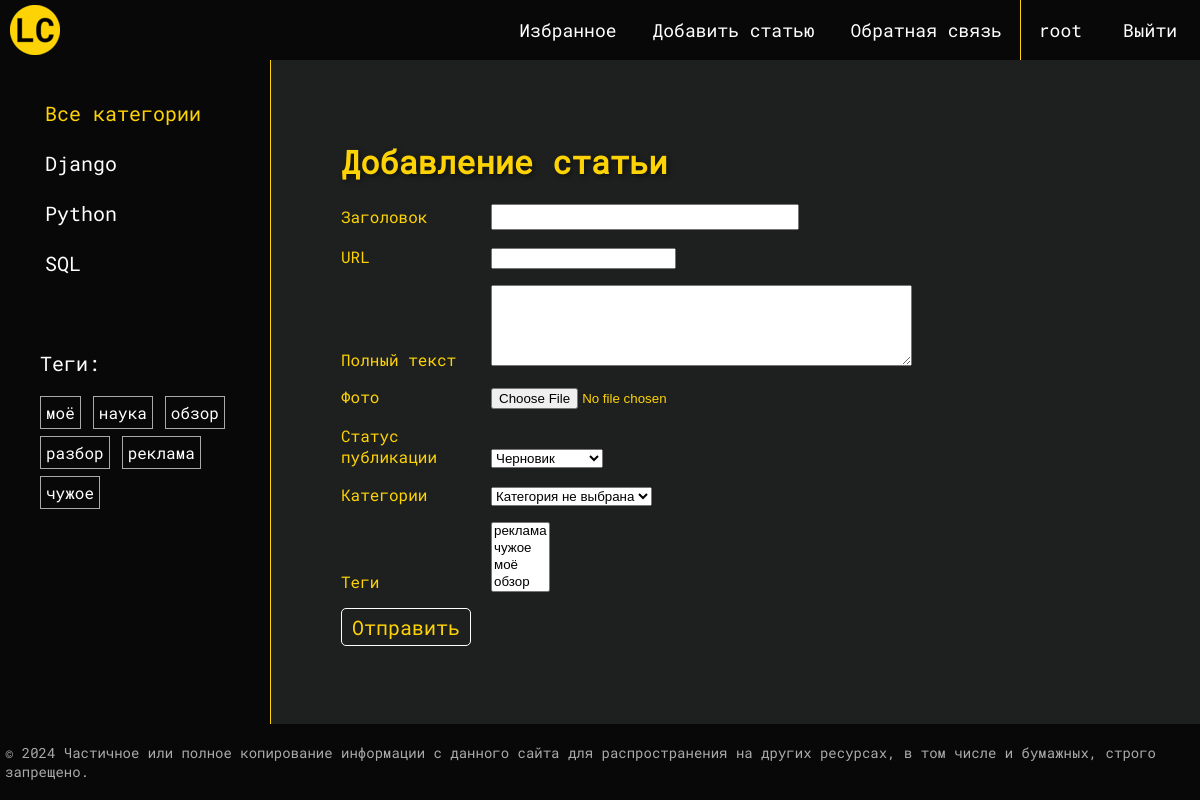
The page /addpost/ (signed in) on the database its author committed.
### users/models.py (models this page shows)
class User(AbstractUser):
    photo = models.ImageField(upload_to="users/%Y/%m/%d/",
                              blank=True,
                              null=True,
                              verbose_name="Фото пользователя")
    date_birth = models.DateTimeField(blank=True,
                                      null=True,
                                      verbose_name="Дата рождения")

### articles/models.py (models this page shows)
class Category(models.Model):
    name = models.CharField(max_length=150,
                            db_index=True,
                            verbose_name="Наименование категории")
    slug = models.SlugField(max_length=255,
                            unique=True,
                            db_index=True)
    class Meta:
        verbose_name = "Категория"
        verbose_name_plural = "Категории"
    def __str__(self):
        return self.name
    def get_absolute_url(self):
        return reverse('category', kwargs={'cat_slug': self.slug})

class Tag(models.Model):
    tag = models.CharField(max_length=100,
                           db_index=True)
    slug = models.SlugField(max_length=255,
                            db_index=True)
    def __str__(self):
        return self.tag
    def get_absolute_url(self):
        return reverse('tag', kwargs={'tag_slug': self.slug})

### articles/views.py (the view, shortened to what this page needs)
# urls.py: path('addpost/', views.AddPost.as_view(), name='add_post'),
class AddPost(PermissionRequiredMixin, LoginRequiredMixin, DataMixin, CreateView):
    form_class = AddPostForm
    template_name = 'articles/addpost.html'
    title_page = "Добавление статьи"
    permission_required = 'articles.add_posts'

### articles/forms.py (shortened to what this page needs)
class AddPostForm(forms.ModelForm):
    cat = forms.ModelChoiceField(queryset=Category.objects.all(),
                                 empty_label="Категория не выбрана",
                                 label="Категории")
    class Meta:
        model = Posts
        fields = ['title', 'slug', 'content', 'photo', 'is_published', 'cat', 'tags']
        widgets = {
            'title': forms.TextInput(attrs={'class': 'form-input'}),
            'content': forms.Textarea(attrs={'cols': 50, 'rows': 5}),
        }
        labels ={'slug': 'URL'}

### articles/templatetags/posts_tags.py (called while the page is built)
@register.inclusion_tag('articles/list_categories.html')
def show_categories(cat_selected=0):
    cats = Category.objects.annotate(total=Count("posts")).filter(total__gt=0)
    return {'cats': cats, 'cat_selected': cat_selected}

@register.inclusion_tag('articles/list_tags.html')
def show_all_tags():
    return {'tags': Tag.objects.annotate(total=Count("tags")).filter(total__gt=0)}

### users/context_processors.py (called while the page is built)
def get_articles_context(request):
    return {'mainmenu': menu}

### articles/templates/articles/addpost.html (shortened to what this page needs)
{% extends 'base.html' %}
{% block content %}
<h1>{{title}}</h1>
<form action="" method="post" enctype="multipart/form-data">
    {% for f in form %}
    <p><label class="form-label" for="{{ f.id_for_label }}">{{ f.label }}</label>{{ f }}</p>
    {% endfor %}
    <p><button type="submit">Отправить</button></p>
</form>
{% endblock %}

### templates/base.html (shortened to what this page needs)
{% load static %}
{% load posts_tags %}
<!DOCTYPE html>
<html>
<head>
	<link type="text/css" href="{% static 'articles/css/styles.css' %}" rel="stylesheet" />
</head>
<body>
<table class="table-page" border=0 cellpadding="0" cellspacing="0">
<tr><td valign=top>
{% block mainmenu %}
		<div class="header">
			<div class="logo-external"><a href="{% url 'home' %}"><div class="logo"></div> </a></div>
			<ul id="mainmenu" class="mainmenu">
				{% for m in mainmenu %}
					<li><a href="{% url m.url_name %}">{{m.title}}</a></li>
				{% endfor %}
				{% if user.is_authenticated %}
				<li>
					<a href="{% url 'users:profile' %}" >{{ user.username }}</a>
				</li>
				<li>
					<form method="post" action="{% url 'users:logout' %}" style="display: inline-block;">
						<button type="submit" class="logout-button">Выйти</button>
					</form>
				</li>
				{% endif %}
			</ul>
		</div>
{% endblock mainmenu %}
<table class="table-content" border=0 cellpadding="0" cellspacing="0">
<tr>
<td valign="top" class="left-chapters">
	<ul id="leftchapters">
		{% if cat_selected == 0 %}
		<li class="selected">Все категории</li>
		{% else %}
		<li><a href="{% url 'home' %}">Все категории</a></li>
		{% endif %}
		{% show_categories cat_selected %}
	</ul>
	<ul id="sidebar-tags" class="sidebar-tags">
		<li class="sidebar-tag">{% show_all_tags %}</li>
	</ul>
</td>
<td valign="top" class="content">
	<div class="content-text">
{% block content %}
{% endblock %}
	</div>
</td></tr></table>
</td></tr>
<tr><td valign=top>
	<div id="footer">
		<p>&copy; 2024 Частичное или полное копирование информации с данного сайта для распространения на других ресурсах, в том числе и бумажных, строго запрещено.</p>
	</div>
</td></tr></table>
</body>
</html>

### articles/templates/articles/list_categories.html
{% for cat in cats %}
{% if cat.id == cat_selected %}
<li class="selected">{{cat.name}}</li>
{% else %}
<li><a href="{{ cat.get_absolute_url }}">{{cat.name}}</a></li>
{% endif %}
{% endfor %}

### articles/templates/articles/list_tags.html
{% if tags %}
    <p>Теги:</p>
    <ul class="tags-list">
        {% for t in tags %}
        <li><a href="{{t.get_absolute_url}}">{{t.tag}}</a></li>
        {% endfor %}
    </ul>
{% endif %}

### articles/static/articles/css/styles.css (style rules this page uses)
html, body { font-family: 'RobotoMono'; margin: 0; padding: 0; height: 100%; width: 100%; color: #fff; background-color: #1e2020; }
h1, h2, h3 { font-family: 'RobotoMono'; color: #FED305; text-shadow: 2px 2px 5px rgba(0, 0, 0, 0.5); }
a { color: #fff; text-decoration: none; font-family: 'RobotoMono'; }
.table-page { width: 100%; height: 100%; vertical-align: top; }
.table-page tr { height: 100%; }
.header { background: #080808; height: 60px; width: 100%; position: fixed; z-index: 10; display: flex; justify-content: space-between; padding: 0; }
.logo { background: url('../images/logo.png') no-repeat 10px 5px; width: 70px; height: 60px; padding: 0; }
.logo-external { width: 70px; height: 60px; padding: 0; margin: 0; }
.logo-external a { width: 100%; height: 60px; padding: 0; margin: 0; }
ul.mainmenu { list-style: none; margin: 0; padding: 0; height: 60px; color: #fff; font-size: 18px; overflow: hidden; display: flex; gap: 0; }
ul.mainmenu li { float: left; height: 60px; margin: 0; padding: 0; text-align: center; }
ul.mainmenu li a { color: #fff; height: 60px; text-decoration: none; margin: 0; padding: 18px; display: block; }
ul.mainmenu li form button.logout-button { background-color: transparent; height: 60px; width: 100px; border: none; color: #fff; font-size: 18px; cursor: pointer; font-family: RobotoMono; }
.table-content { width: 100%; min-height: 100%; height: 100%; margin: 40px 0 0 0; }
.left-chapters { margin: 0; background: #080808; border-right: 1px solid #FED305; }
.left-chapters ul { width: 230px; margin: 20px; padding: 20px 0 10px 0; list-style: none; font-size: 20px; }
.left-chapters ul li { margin: 0; color: #fff; width: 100%; height: 40px; padding: 0; margin: 10px; }
.left-chapters ul li.selected { color: #FED305; height: 30px; display: block; padding: 10px 0 0 15px; margin: 10px 10px 0 10px; }
.left-chapters ul li a { color: #fff; text-decoration: none; height: 40px; display: block; padding: 10px 0 0 15px; }
ul.sidebar-tags { display: flex; margin: 0 0 0 30px; padding: 0; }
ul.tags-list { width: auto; margin: 10px 10px 0 0; padding: 0; list-style: none; }
ul.tags-list li { margin: 0; padding: 0; width: auto; display: inline-block; }
ul.tags-list li a { padding: 5px; font-size: 16px; border: 1px solid #aaa; height: auto; width: auto; }
.content { padding: 40px 20px 20px 40px; width: 100%; box-sizing: border-box; }
.content-text { margin: 60px 0 0 30px; color: #fff; font-size: 20px; font-family: 'RobotoMono'; }
.content-text h1 { font-size: 32px; color: #FED305; }
#footer { box-sizing: border-box; background: #080808; padding: 5px; color: #aaa; font-size: 14px; font-family: 'RobotoMono'; text-align: left; overflow: hidden; }
.form-input { width: 300px; font-size: 15px; font-family: 'RobotoMono'; }
.form-label { display: inline-block; min-width: 150px; max-width: 150px; color: #FED305; font-size: 16px; }
form p { color: #FED305; font-size: 16px; }
button { font-family: 'RobotoMono'; font-size: 20px; background: transparent; border: 1px solid #fff; color: #FED305; padding: 5px 10px 5px 10px; border-radius: 5px 5px 5px 5px; }

### rows shown on the page
User: username "root"
Category: name "Django"
Category: name "Python"
Category: name "SQL"
Tag: tag "моё"
Tag: tag "наука"
Tag: tag "обзор"
Tag: tag "разбор"
Tag: tag "реклама"
Tag: tag "чужое"

### other values the page prints
{{ m.title }} "Избранное" "Добавить статью" "Обратная связь"
{{ title }} "Добавление статьи"
{{ f.label }} "Заголовок" "URL" "Полный текст" "Фото" "Статус публикации" "Категории" "Теги"
